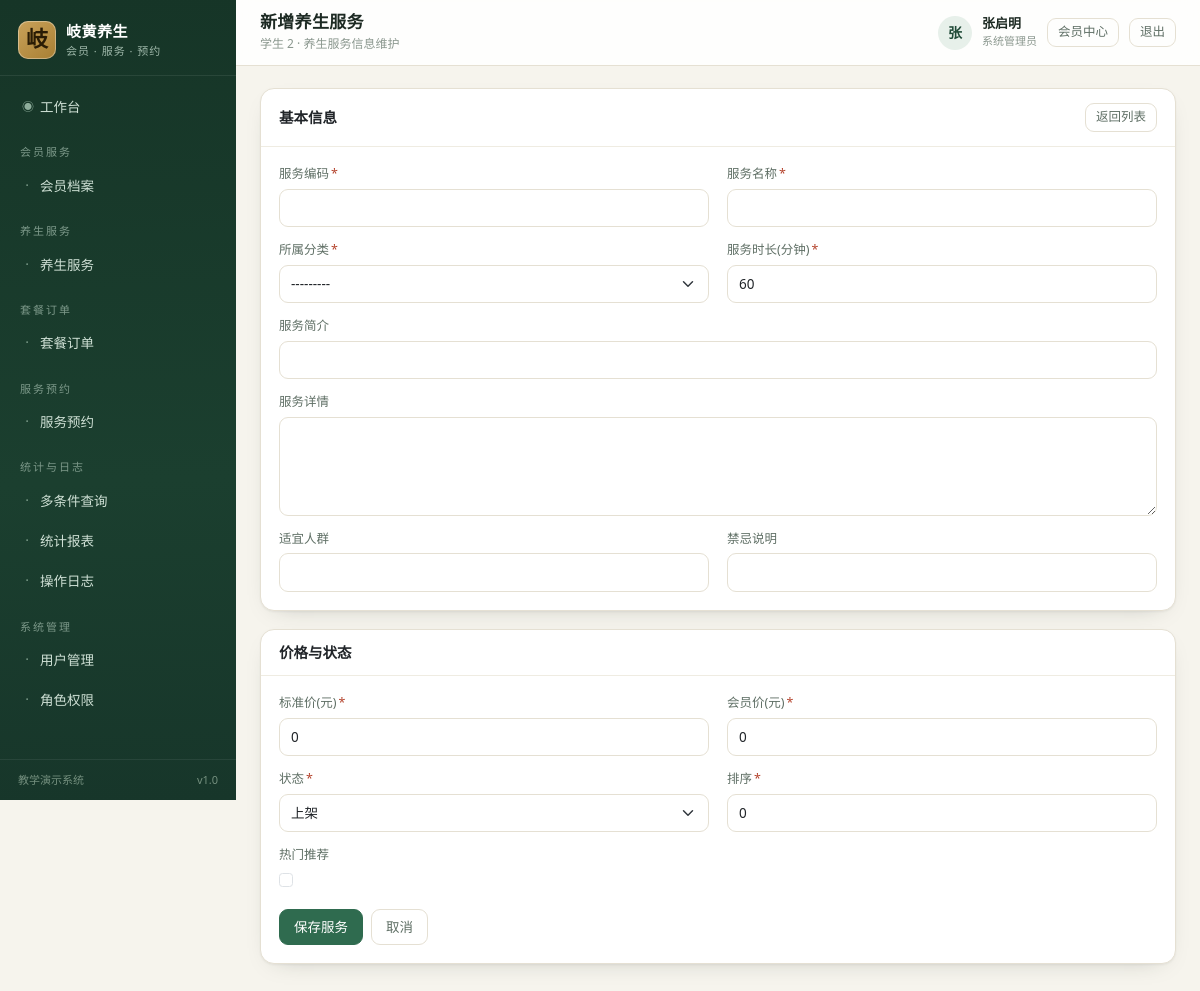
The page /services/create/ (signed in) on the database its author committed.
### core/models.py (models this page shows, shortened)
class Menu(models.Model):
    GROUP_CHOICES = [
        ("member", "会员服务"),
        ("service", "养生服务"),
        ("order", "套餐订单"),
        ("appointment", "服务预约"),
        ("report", "统计与日志"),
        ("system", "系统管理"),
    ]
    code = models.CharField("菜单编码", max_length=50, unique=True)
    name = models.CharField("菜单名称", max_length=50)
    url_name = models.CharField("路由名称", max_length=80)
    perm_codename = models.CharField("所需权限", max_length=100, blank=True,
                                     help_text="如 services.view_healthservice，留空表示登录即可访问")
    icon = models.CharField("图标", max_length=40, default="bi-circle")
    role_scope = models.CharField(
        "适用角色", max_length=120, blank=True,
        help_text="逗号分隔的角色编码（如 member,therapist），留空表示全部角色",
    )
    group = models.CharField("分组", max_length=20, choices=GROUP_CHOICES, default="service")
    sort_order = models.IntegerField("排序", default=0)
    is_active = models.BooleanField("启用", default=True)
    class Meta:
        verbose_name = "系统菜单"
        verbose_name_plural = "系统菜单"
        ordering = ["group", "sort_order", "id"]

### accounts/models.py (models this page shows, shortened)
class User(AbstractUser):
    ROLE_CHOICES = [
        ("admin", "系统管理员"),
        ("service_manager", "服务主管"),
        ("order_clerk", "订单专员"),
        ("therapist", "健康顾问"),
        ("reporter", "报表专员"),
        ("member", "会员"),
    ]
    ROLE_GROUP_MAP = {
        "admin": "系统管理员",
        "service_manager": "服务主管",
        "order_clerk": "订单专员",
        "therapist": "健康顾问",
        "reporter": "报表专员",
        "member": "会员",
    }
    role = models.CharField("角色", max_length=30, choices=ROLE_CHOICES, default="member")
    display_name = models.CharField("姓名", max_length=30, blank=True)
    phone = models.CharField("联系电话", max_length=20, blank=True)
    last_login_ip = models.CharField("最近登录IP", max_length=45, blank=True)
    class Meta:
        verbose_name = "系统用户"
        verbose_name_plural = "系统用户"
        ordering = ["-date_joined"]
    @property
    def is_member(self):
        return self.role == "member"

### services/views.py (the view, shortened to what this page needs)
# urls.py: path("create/", views.ServiceCreateView.as_view(), name="create"),
class ServiceCreateView(PermRequiredMixin, CreateView):
    model = HealthService
    form_class = ServiceForm
    template_name = "services/service_form.html"
    permission_required = "services.add_healthservice"
    success_url = reverse_lazy("services:list")
    def get_context_data(self, **kwargs):
        ctx = super().get_context_data(**kwargs)
        ctx["page_title"] = "新增养生服务"
        return ctx

### services/views.py (shortened to what this page needs)
class ServiceForm(forms.ModelForm):
    class Meta:
        model = HealthService
        fields = ["code", "name", "category", "summary", "description", "duration", "price",
                  "member_price", "suitable_for", "contraindication", "status", "is_hot", "sort_order"]
        widgets = {"description": forms.Textarea(attrs={"rows": 4})}
    def __init__(self, *args, **kwargs):
        super().__init__(*args, **kwargs)
        for name, field in self.fields.items():
            widget = field.widget
            if isinstance(widget, forms.CheckboxInput):
                widget.attrs["class"] = "form-check-input"
            elif isinstance(widget, forms.Select):
                widget.attrs["class"] = "form-select"
            else:
                widget.attrs["class"] = "form-control"
            if isinstance(widget, forms.NumberInput):
                widget.attrs.setdefault("step", "0.01")

### core/context_processors.py (called while the page is built)
def navigation(request):
    user = getattr(request, "user", None)
    if user is None or not user.is_authenticated:
        return {"nav_groups": [], "nav_menus": []}
    role = getattr(user, "role", "")
    menus = []
    for menu in Menu.objects.filter(is_active=True):
        if menu.role_scope and role not in [r.strip() for r in menu.role_scope.split(",") if r.strip()]:
            continue
        if not menu.perm_codename or user.has_perm(menu.perm_codename):
            menus.append(menu)
    group_labels = dict(Menu.GROUP_CHOICES)
    groups = []
    for code, label in Menu.GROUP_CHOICES:
        items = [m for m in menus if m.group == code]
        if items:
            groups.append({"code": code, "label": group_labels.get(code, label), "items": items})
    return {"nav_groups": groups, "nav_menus": menus}

### core/templatetags/ui_tags.py (called while the page is built)
@register.simple_tag(takes_context=True)
def active_nav(context, url_name):
    request = context.get("request")
    if not request:
        return ""
    resolver = getattr(request, "resolver_match", None)
    if not resolver:
        return ""
    current = resolver.view_name or ""
    return "active" if current == url_name or current.startswith(url_name + "_") else ""

### services/models.py (called while the page is built)
    def __str__(self):
        return self.name

### templates/services/service_form.html (shortened to what this page needs)
{% extends "base.html" %}
{% load ui_tags %}
{% block page_title %}{{ page_title }}{% endblock %}
{% block breadcrumb %}<div class="crumb">学生 2 · 养生服务信息维护</div>{% endblock %}
{% block content %}
<form method="post" novalidate>
  <div class="card">
    <div class="card-head">
      <h2>基本信息</h2>
      <a class="btn btn-sm btn-outline-secondary" href="{% url 'services:list' %}">返回列表</a>
    </div>
    <div class="card-body">
      <div class="form-grid">
        {% include "partials/form_field.html" with field=form.code %}
        {% include "partials/form_field.html" with field=form.name %}
        {% include "partials/form_field.html" with field=form.category %}
        {% include "partials/form_field.html" with field=form.duration %}
        {% include "partials/form_field.html" with field=form.summary wide=True %}
        {% include "partials/form_field.html" with field=form.description wide=True %}
        {% include "partials/form_field.html" with field=form.suitable_for %}
        {% include "partials/form_field.html" with field=form.contraindication %}
      </div>
    </div>
  </div>
  <div class="card">
    <div class="card-head"><h2>价格与状态</h2></div>
    <div class="card-body">
      <div class="form-grid">
        {% include "partials/form_field.html" with field=form.price %}
        {% include "partials/form_field.html" with field=form.member_price %}
        {% include "partials/form_field.html" with field=form.status %}
        {% include "partials/form_field.html" with field=form.sort_order %}
        {% include "partials/form_field.html" with field=form.is_hot %}
      </div>
      <div style="margin-top:18px;display:flex;gap:8px">
        <button class="btn btn-primary" type="submit">保存服务</button>
        <a class="btn btn-outline-secondary" href="{% url 'services:list' %}">取消</a>
      </div>
    </div>
  </div>
</form>
{% endblock %}

### templates/base.html (shortened to what this page needs)
{% load static ui_tags %}<!DOCTYPE html>
<html lang="zh-CN">
<head>
  <link rel="stylesheet" href="{% static 'vendor/bootstrap.min.css' %}">
  <link rel="stylesheet" href="{% static 'css/app.css' %}">
</head>
<body>
<div class="layout">
  <aside class="sidebar" id="sidebar">
    <a class="brand" href="{% url 'dashboard' %}">
      <span class="brand-mark">岐</span>
      <span class="brand-text">
        <strong>岐黄养生</strong>
        <small>会员 · 服务 · 预约</small>
      </span>
    </a>
    <nav class="nav-list">
      {% if not user.is_member %}
      <a class="nav-item {% active_nav 'dashboard' %}" href="{% url 'dashboard' %}">
        <span class="nav-icon">◉</span> 工作台
      </a>
      {% endif %}
      {% for group in nav_groups %}
        <div class="nav-group">{{ group.label }}</div>
        {% for menu in group.items %}
          <a class="nav-item {% active_nav menu.url_name %}" href="{% url menu.url_name %}">
            <span class="nav-icon">·</span> {{ menu.name }}
          </a>
        {% endfor %}
      {% endfor %}
    </nav>
    <div class="sidebar-foot">
      <span>教学演示系统</span>
      <span class="ver">v1.0</span>
    </div>
  </aside>
  <div class="main">
    <header class="topbar">
      <div class="page-heading">
        <h1>{% block page_title %}工作台{% endblock %}</h1>
        {% block breadcrumb %}{% endblock %}
      </div>
      <div class="user-box">
        <span class="avatar">{{ user.display_name|default:user.username|slice:":1" }}</span>
        <span class="user-meta">
          <strong>{{ user.display_name|default:user.username }}</strong>
          <small>{{ user.get_role_display }}</small>
        </span>
        <a class="btn btn-sm btn-outline-secondary" href="{% url 'accounts:profile' %}">会员中心</a>
        <form method="post" action="{% url 'accounts:logout' %}" class="d-inline">
          <button class="btn btn-sm btn-outline-secondary" type="submit">退出</button>
        </form>
      </div>
    </header>
    <main class="content">
      {% block content %}{% endblock %}
    </main>
  </div>
</div>
</body>
</html>

### static/css/app.css (style rules this page uses)
:root { --ink: #1d2a23; --ink-soft: #5f6f65; --ink-mute: #8a978e; --brand: #2f6b4f; --brand-dark: #1f4a37; --brand-deep: #163527; --brand-soft: #e7f0ea; --accent: #b5452f; --accent-soft: #fbece7; --gold: #b7852f; --bg: #f6f4ed; --card: #ffffff; --line: #e5e0d3; --line-soft: #efece2; --shadow: 0 1px 2px rgba(31, 42, 35, .05), 0 8px 24px -16px rgba(31, 42, 35, .35); --radius: 14px; }
* { box-sizing: border-box; }
body { margin: 0; font-family: "PingFang SC", "Microsoft YaHei", "Hiragino Sans GB", "Source Han Sans SC", system-ui, sans-serif; background: var(--bg); color: var(--ink); font-size: 14px; -webkit-font-smoothing: antialiased; }
a { color: var(--brand); text-decoration: none; }
.layout { display: flex; min-height: 100vh; }
.sidebar { width: 236px; flex: 0 0 236px; background: linear-gradient(178deg, var(--brand-deep) 0%, #1b3f2f 60%, #17362a 100%); color: #dfe9e2; display: flex; flex-direction: column; position: sticky; top: 0; height: 100vh; z-index: 30; }
.brand { display: flex; align-items: center; gap: 10px; padding: 20px 18px 16px; color: #fff; border-bottom: 1px solid rgba(255, 255, 255, .08); }
.brand-mark { width: 38px; height: 38px; display: grid; place-items: center; border-radius: 10px; background: linear-gradient(140deg, #c9a25a, #a87f33); color: #2a1c05; font-family: "STKaiti", "KaiTi", serif; font-size: 22px; font-weight: 700; box-shadow: inset 0 0 0 1px rgba(255, 255, 255, .35); }
.brand-text strong { display: block; font-size: 15px; letter-spacing: .5px; }
.brand-text small { display: block; font-size: 11px; color: #9fb8aa; letter-spacing: 1px; }
.nav-list { padding: 12px 10px; overflow-y: auto; flex: 1; scrollbar-width: thin; }
.nav-group { font-size: 11px; color: #7d998a; letter-spacing: 2px; padding: 16px 10px 6px; }
.nav-item { display: flex; align-items: center; gap: 8px; padding: 9px 12px; border-radius: 9px; color: #cfe0d5; font-size: 13.5px; transition: background .15s, color .15s; margin-bottom: 2px; }
.nav-icon { color: #8fae9c; font-size: 12px; width: 10px; text-align: center; }
.sidebar-foot { padding: 12px 18px; font-size: 11px; color: #75907f; border-top: 1px solid rgba(255, 255, 255, .07); display: flex; justify-content: space-between; }
.main { flex: 1; min-width: 0; display: flex; flex-direction: column; }
.topbar { height: 66px; background: rgba(255, 255, 255, .85); backdrop-filter: blur(8px); border-bottom: 1px solid var(--line); display: flex; align-items: center; gap: 14px; padding: 0 24px; position: sticky; top: 0; z-index: 20; }
.page-heading { flex: 1; min-width: 0; }
.page-heading h1 { font-size: 17px; margin: 0; font-weight: 650; letter-spacing: .3px; }
.page-heading .crumb { font-size: 12px; color: var(--ink-mute); margin-top: 2px; }
.user-box { display: flex; align-items: center; gap: 10px; }
.avatar { width: 34px; height: 34px; border-radius: 50%; background: var(--brand-soft); color: var(--brand-dark); display: grid; place-items: center; font-weight: 700; }
.user-meta { line-height: 1.2; }
.user-meta strong { display: block; font-size: 13px; }
.user-meta small { color: var(--ink-mute); font-size: 11px; }
.content { padding: 22px 24px 40px; flex: 1; }
.card { background: var(--card); border: 1px solid var(--line); border-radius: var(--radius); box-shadow: var(--shadow); margin-bottom: 18px; overflow: hidden; }
.card-head { display: flex; align-items: center; justify-content: space-between; gap: 12px; padding: 14px 18px; border-bottom: 1px solid var(--line-soft); }
.card-head h2 { font-size: 14.5px; margin: 0; font-weight: 650; }
.card-body { padding: 18px; }
.form-grid { display: grid; grid-template-columns: repeat(2, minmax(0, 1fr)); gap: 14px 18px; }
.form-control, .form-select { border-color: var(--line); border-radius: 9px; font-size: 13.5px; padding: 8px 11px; background-color: #fff; }
.btn { border-radius: 9px; font-size: 13.5px; padding: 7px 14px; font-weight: 500; }
.btn-primary { background: var(--brand); border-color: var(--brand); }
.btn-outline-secondary { color: var(--ink-soft); border-color: var(--line); }
.btn-sm { padding: 4px 10px; font-size: 12.5px; }

### rows shown on the page
Menu: name "会员档案"
Menu: name "养生服务"
Menu: name "套餐订单"
Menu: name "服务预约"
Menu: name "多条件查询"
Menu: name "统计报表"
Menu: name "操作日志"
Menu: name "用户管理"
Menu: name "角色权限"
User: display_name "张", display_name "张启明", role "系统管理员"

### other values the page prints
{{ group.label }} "会员服务" "养生服务" "套餐订单" "服务预约" "统计与日志" "系统管理"
{{ page_title }} "新增养生服务"
{{ field.label }} "服务编码 服务名称 所属分类 服务时长(分钟) 服务简介 服务详情 适宜人群 禁忌说明 标准价(元) 会员价(元) 状态 排序 热门推荐"
